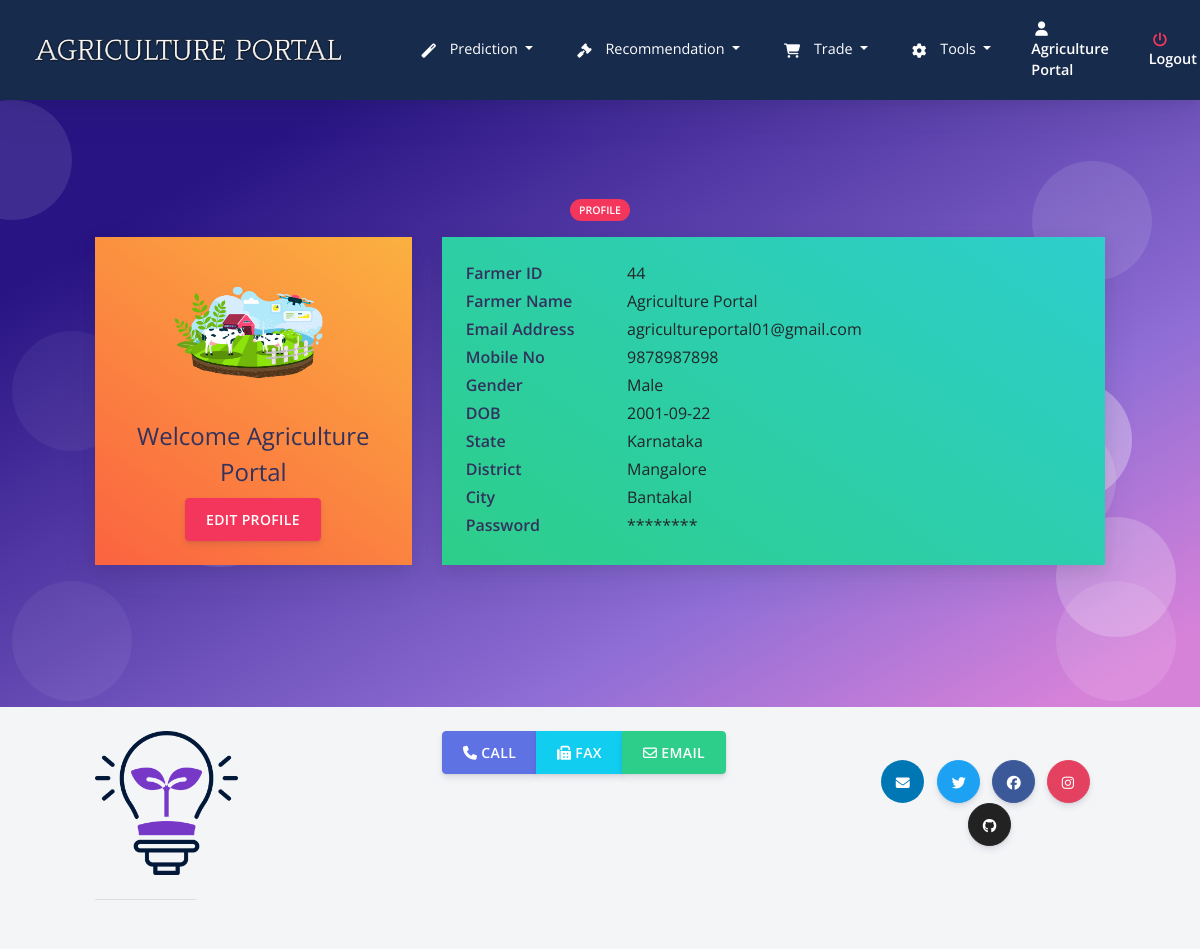
/farmer/fprofile.php (signed in), run on the app's committed database.
### tables this page shows
CREATE TABLE `farmerlogin` (
  `farmer_id` int(11) NOT NULL,
  `farmer_name` varchar(255) NOT NULL,
  `password` varchar(255) NOT NULL,
  `email` varchar(255) NOT NULL,
  `phone_no` varchar(50) NOT NULL,
  `F_gender` varchar(255) NOT NULL,
  `F_birthday` varchar(255) NOT NULL,
  `F_State` varchar(255) NOT NULL,
  `F_District` varchar(255) NOT NULL,
  `F_Location` varchar(255) NOT NULL,
  `otp` int(20) DEFAULT NULL
);

### farmer/fsession.php (called while the page is built, shortened)
<?php
$conn = mysqli_connect("localhost", "root", "", "agriculture_portal");
$user_check = $_SESSION['farmer_login_user'];
$query = "SELECT farmer_name from farmerlogin where email = '$user_check'";
$ses_sql = mysqli_query($conn, $query);
$row = mysqli_fetch_assoc($ses_sql);
$login_session = $row['farmer_name'];
?>

### farmer/fprofile.php (the view, shortened to what this page needs)
<?php
include ('fsession.php');
$query4 = "SELECT * from farmerlogin where email='$user_check'";
              $ses_sq4 = mysqli_query($conn, $query4);
              $row4 = mysqli_fetch_assoc($ses_sq4);
              $para1 = $row4['farmer_id'];
              $para2 = $row4['farmer_name'];
			  $para5 = $row4['email'];
			  $para6 = $row4['phone_no'];
			  $para7 = $row4['F_gender'];
			  $para8 = $row4['F_birthday'];
			  $para9 = $row4['F_State'];
			  $para10 = $row4['F_District'];
			  $para11 = $row4['F_Location'];
?>
<!DOCTYPE html>
<html>
<?php include ('fheader.php');  ?>
  <body class="bg-white" id="top">
<?php include ('fnav.php');  ?>
  <section class="section section-shaped section-lg">
    <div class="shape shape-style-1 shape-primary">
      <span></span>
      <span></span>
      <span></span>
      <span></span>
      <span></span>
      <span></span>
    </div>
<div class="container ">
    	 <div class="row">
          <div class="col-md-8 mx-auto text-center">
            <span class="badge badge-danger badge-pill mb-3">Profile</span>
          </div>
        </div>
          <div class="row row-content">
            <div class="col-md-4 mb-3">
				<div class="card">
                <div class="card-body bg-gradient-warning">
                  <div class="d-flex flex-column align-items-center text-center">
                    <img src="../assets/img/agri.png" alt="agri" class=" rounded-circle img-fluid" width="212px">
                    <div class="mt-3">
                      <h4>                Welcome     <?php echo $login_session ?></h4>
                      		  <button data-toggle="modal" data-target="#edit" class="btn btn-danger">Edit Profile</button>
                    </div>
                  </div>
                </div>
              </div>
            </div>
                <div class="col-md-8">
              <div class="card mb-3">
                <div class="card-body bg-gradient-success">
                  <div class="row mb-1">
                    <div class="col-sm-3">
                      <h6 class="mb-0 font-weight-bold">Farmer ID</h6>
                    </div>
                    <div class="col-sm-9 text-dark">
                      <?php echo $para1 ?>
                    </div>
                  </div>
                  <div class="row mb-1">
                    <div class="col-sm-3">
                      <h6 class="mb-0 font-weight-bold">Farmer Name</h6>
                    </div>
                    <div class="col-sm-9 text-dark">
                      <?php echo $para2 ?>
                    </div>
                  </div>
                  <div class="row mb-1">
                    <div class="col-sm-3">
                      <h6 class="mb-0 font-weight-bold">Email Address</h6>
                    </div>
                    <div class="col-sm-9 text-dark">
                      <?php echo $para5 ?>
                    </div>
                  </div>
				    <div class="row mb-1">
                    <div class="col-sm-3">
                      <h6 class="mb-0 font-weight-bold">Mobile No</h6>
                    </div>
                    <div class="col-sm-9 text-dark">
                      <?php echo $para6 ?>
                    </div>
                  </div>
				       <div class="row mb-1">
                    <div class="col-sm-3">
                      <h6 class="mb-0 font-weight-bold">Gender</h6>
                    </div>
                    <div class="col-sm-9 text-dark">
                      <?php echo $para7 ?>
                    </div>
                  </div>
				       <div class="row mb-1">
                    <div class="col-sm-3">
                      <h6 class="mb-0 font-weight-bold">DOB</h6>
                    </div>
                    <div class="col-sm-9 text-dark">
                      <?php echo $para8 ?>
                    </div>
                  </div>
				     <div class="row mb-1">
                    <div class="col-sm-3">
                      <h6 class="mb-0 font-weight-bold">State</h6>
                    </div>
                    <div class="col-sm-9 text-dark">
                      <?php echo $para9 ?>
                    </div>
                  </div>
				     <div class="row mb-1">
                    <div class="col-sm-3">
                      <h6 class="mb-0 font-weight-bold">District</h6>
                    </div>
                    <div class="col-sm-9 text-dark">
                      <?php echo $para10 ?>
                    </div>
                  </div>
				     <div class="row mb-1">
                    <div class="col-sm-3">
                      <h6 class="mb-0 font-weight-bold">City</h6>
                    </div>
                    <div class="col-sm-9 text-dark">
                      <?php echo $para11 ?>
                    </div>
                  </div>
				     <div class="row mb-1">
                    <div class="col-sm-3">
                      <h6 class="mb-0 font-weight-bold">Password</h6>
                    </div>
                    <div class="col-sm-9 text-dark">
                      ********
                    </div>
                  </div>
                </div>
              </div>
            </div>
          </div>
        </div>
</section>
<?php include ('footer.php');  ?>
</body>
</html>

### farmer/fheader.php (shortened to what this page needs)
<head>
	<link rel="stylesheet" href="https://stackpath.bootstrapcdn.com/bootstrap/4.3.1/css/bootstrap.min.css"
>
	<link rel="stylesheet" href="https://pro.fontawesome.com/releases/v5.10.0/css/all.css"
/>
	<link rel="stylesheet" href=" https://cdnjs.cloudflare.com/ajax/libs/bootstrap-social/5.1.1/bootstrap-social.min.css "/>
  <link href="https://use.fontawesome.com/releases/v5.0.6/css/all.css" rel="stylesheet">
  <link href="../assets/css/nucleo-icons.css" rel="stylesheet" />
  <link href="../assets/css/nucleo-svg.css" rel="stylesheet" />
  <link rel="stylesheet" type="text/css" href="https://cdn.datatables.net/1.12.1/css/jquery.dataTables.css">
  <link rel="stylesheet" href="../assets/css/creativetim.min.css" type="text/css">
</head>

### farmer/fnav.php (shortened to what this page needs)
  <nav
    id="navbar-main"
    class="
      navbar navbar-main navbar-expand-lg
      bg-default
      navbar-light
      position-sticky
      top-0
      shadow
      py-0
    "
  >
    <div class="container-fluid">
      <ul class="navbar-nav navbar-nav-hover align-items-lg-center">
        <li class="nav-item dropdown">
          <a href="../index.php" class="navbar-brand mr-lg-5 text-white">
                             <img src="../assets/img/nav.png" />
          </a>
        </li>
      </ul>
      <div class="navbar-collapse collapse bg-default" id="navbar_global">
        <ul class="navbar-nav align-items-lg-center ml-auto topnav" id="nav">
<li class="nav-item" id="prediction">
	   <div class="dropdown show ">
  <a class="nav-link dropdown-toggle text-white " href="#" role="button" id="dropdownMenuLink" data-toggle="dropdown" aria-haspopup="true" aria-expanded="false">
                  <span class="text-white nav-link-inner--text"
                ><i class="text-white fas fa-magic"></i> Prediction</span
              >
  </a>
</div>
	</li>
	 <li class="nav-item" id="recommendation">
	   <div class="dropdown show ">
  <a class="nav-link dropdown-toggle text-white " href="#" role="button" id="dropdownMenuLink" data-toggle="dropdown" aria-haspopup="true" aria-expanded="false">
                  <span class="text-white nav-link-inner--text"
                ><i class="text-white fas fa-gavel"></i> Recommendation</span
              >
  </a>
</div>
	</li>
	 <li class="nav-item" id="trade">
	   <div class="dropdown show ">
  <a class="nav-link dropdown-toggle text-white " href="#" role="button" id="dropdownMenuLink" data-toggle="dropdown" aria-haspopup="true" aria-expanded="false">
                  <span class="text-white nav-link-inner--text"
                ><i class="text-white fas fa-shopping-cart"></i> Trade</span
              >
  </a>
</div>
	</li>
				 <li class="nav-item " id="tools">
	   <div class="dropdown show ">
  <a class="nav-link dropdown-toggle text-white " href="#" role="button" id="dropdownMenuLink" data-toggle="dropdown" aria-haspopup="true" aria-expanded="false">
                  <span class="text-white nav-link-inner--text"
                ><i class="text-white fas fa-gear"></i> Tools</span
              >
  </a>
</div>
	</li>
   <li class="nav-item" id="profile">
            <a href="fprofile.php" class="nav-link">
              <span class="text-white nav-link-inner--text font-weight-bold"
                ><i class="text-white fas fa-user"></i> <?php echo $para2 ?> </span
              >
            </a>
          </li>
   <li class="nav-item">
            <a href="flogout.php" class="nav-link">
              <span class="text-white nav-link-inner--text font-weight-bold"
                ><i class="text-danger fas fa-power-off"></i> Logout </span
              >
            </a>
          </li>
        </ul>
      </div>
    </div>
  </nav>

### farmer/footer.php (shortened to what this page needs)
<footer class="footer">
       <div class="container">
                   <div class="row">
               <div class="col-4 col-md-2   align-self-center">
                   <img class="align-text-center img-fluid"  src="../assets/img/footer-logo.png" />
               </div>
               <div class="offset-sm-2 col-5 ">
	              <div class="btn-group text-center" role="group">
                   <a role="button" class="btn btn-primary" href="tel:+919448936339"><i class="fa fa-phone"></i> Call</a>
                   <a role="button" class="btn btn-info" href="tel:+918233294006"> <i class="fa fa-fax"></i> Fax</a>
                   <a role="button" class="btn btn-success" href="mailto:info@sode-edu.in"> <i class="fa fa-envelope-o"></i> Email</a>
               </div>
               </div>
               <div class="col-12 col-md-3 align-self-center">
           <div class="social-network  text-center">
      <button target="_blank" href="/" rel="nofollow" class="btn btn-icon-only btn-linkedin rounded-circle" data-toggle="tooltip" data-original-title="Mail Us">
           <span class="btn-inner--icon"><i class="fas fa-envelope"></i></span>
         </button>
         <button target="_blank" href="/" rel="nofollow" class="btn btn-icon-only btn-twitter rounded-circle" data-toggle="tooltip" data-original-title="Follow us">
           <span class="btn-inner--icon"><i class="fab fa-twitter"></i></span>
         </button>
         <button target="_blank" href="/" rel="nofollow" class="btn-icon-only rounded-circle btn btn-facebook" data-toggle="tooltip" data-original-title="Like us">
           <span class="btn-inner--icon"><i class="fab fa-facebook"></i></span>
         </button>
         <button target="_blank" href="/" rel="nofollow" class="btn btn-icon-only btn-instagram rounded-circle" data-toggle="tooltip" data-original-title="Follow us">
           <span class="btn-inner--icon"><i class="fab fa-instagram "></i></span>
         </button>
         <button target="_blank" href="/" rel="nofollow" class="btn btn-icon-only btn-github rounded-circle" data-toggle="tooltip" data-original-title="Star on Github">
           <span class="btn-inner--icon"><i class="fab fa-github"></i></span>
         </button>
			</div>
			</div>
          </div>
	   <hr>
       </div>
   </footer>

### farmer/fnav.php (style rules this page uses)
.topnav a { border-bottom: 3px solid transparent; }

### data on the page
farmerlogin: farmer_name "Agriculture Portal", farmer_id "44", email "agricultureportal01@gmail.com", phone_no "9878987898", F_gender "Male", F_birthday "2001-09-22", F_State "Karnataka", F_District "Mangalore", F_Location "Bantakal"
